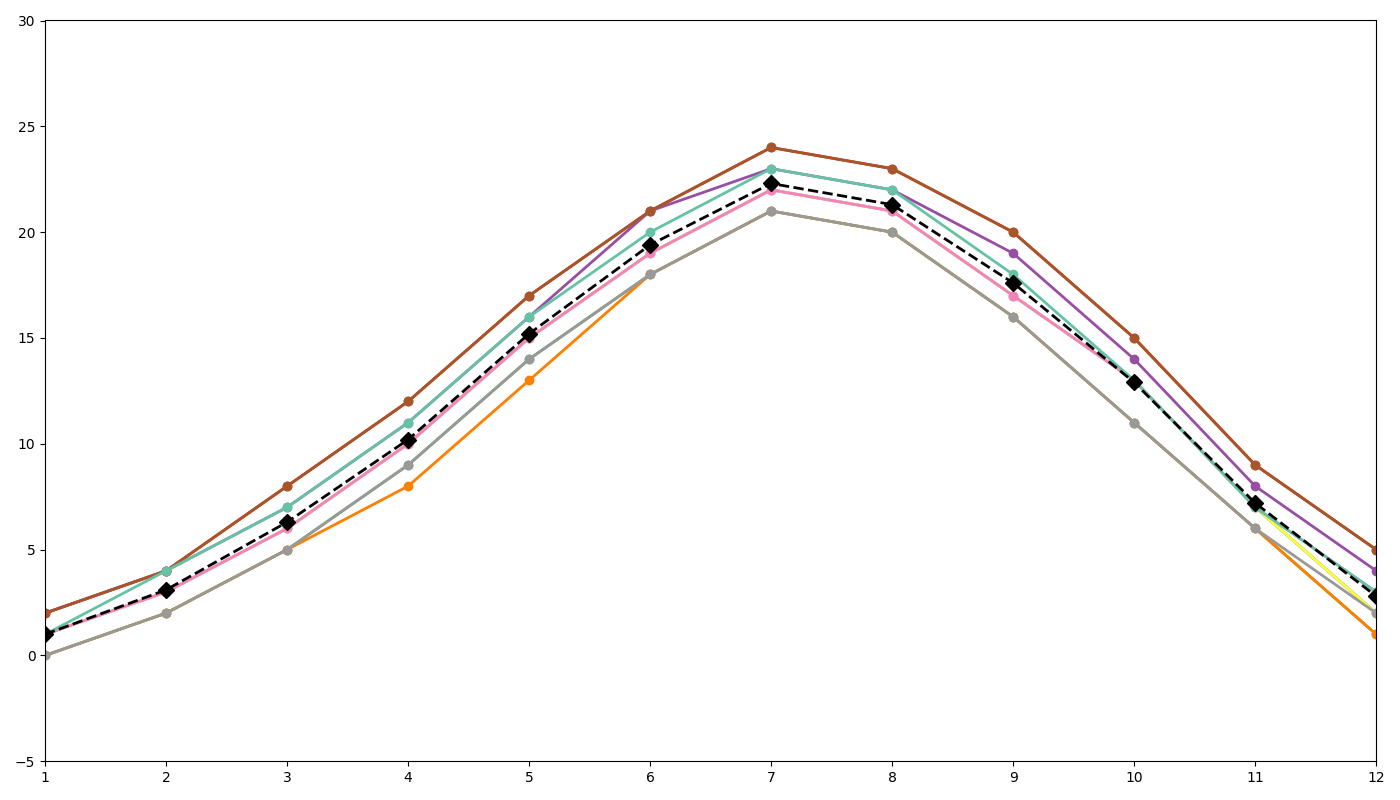

Recreate this plot in Python.
import matplotlib.pyplot as plt
import numpy as np

years = np.arange(2013, 2023)
months = np.arange(1, 13)

monthly_temps = np.array([
    [2, 4, 8, 12, 17, 21, 24, 23, 20, 15, 9, 5],
    [1, 3, 6, 10, 15, 19, 22, 21, 17, 13, 7, 2],
    [0, 2, 5, 9, 14, 18, 21, 20, 16, 11, 6, 1],
    [2, 4, 7, 11, 16, 21, 23, 22, 19, 14, 8, 4],
    [0, 2, 5, 8, 13, 18, 21, 20, 16, 11, 6, 1],
    [1, 3, 6, 10, 15, 19, 22, 21, 17, 13, 7, 2],
    [2, 4, 8, 12, 17, 21, 24, 23, 20, 15, 9, 5],
    [1, 3, 6, 10, 15, 19, 22, 21, 17, 13, 7, 3],
    [0, 2, 5, 9, 14, 18, 21, 20, 16, 11, 6, 2],
    [1, 4, 7, 11, 16, 20, 23, 22, 18, 13, 7, 3]
])

average_temps = np.mean(monthly_temps, axis=0)

fig, ax = plt.subplots(figsize=(14, 8))

colors = ['#e41a1c', '#377eb8', '#4daf4a', '#984ea3', '#ff7f00', '#ffff33', '#a65628', '#f781bf', '#999999', '#66c2a5']

for i, year in enumerate(years):
    ax.plot(months, monthly_temps[i], marker='o', linestyle='-', linewidth=2, markersize=6, color=colors[i])

ax.plot(months, average_temps, marker='D', linestyle='--', color='black', linewidth=2, markersize=8, zorder=10)

ax.set_xticks(months)

ax.set_xlim(1, 12)
ax.set_ylim(-5, 30)

plt.tight_layout()
plt.show()
